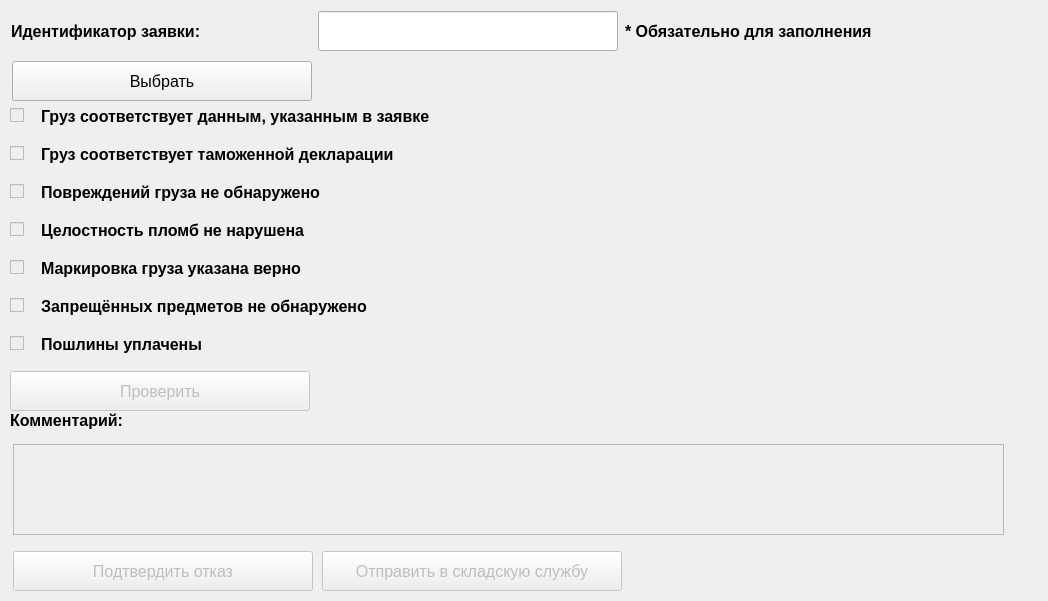
    <widget class="QWidget" name="tab_10">
     <attribute name="title">
      <string>Работа с заявкой</string>
     </attribute>
     <widget class="QWidget" name="horizontalLayoutWidget_8">
      <property name="geometry">
       <rect>
        <x>10</x>
        <y>370</y>
        <width>1009</width>
        <height>42</height>
       </rect>
      </property>
      <layout class="QHBoxLayout" name="horizontalLayout_42">
       <item>
        <widget class="QPushButton" name="bid_check_work_button">
         <property name="enabled">
          <bool>false</bool>
         </property>
         <property name="minimumSize">
          <size>
           <width>300</width>
           <height>40</height>
          </size>
         </property>
         <property name="maximumSize">
          <size>
           <width>300</width>
           <height>40</height>
          </size>
         </property>
         <property name="font">
          <font>
           <pointsize>12</pointsize>
          </font>
         </property>
         <property name="text">
          <string>Проверить</string>
         </property>
        </widget>
       </item>
       <item>
        <widget class="QLabel" name="bid_check_work_label">
         <property name="minimumSize">
          <size>
           <width>700</width>
           <height>40</height>
          </size>
         </property>
         <property name="font">
          <font>
           <pointsize>12</pointsize>
           <bold>true</bold>
          </font>
         </property>
         <property name="text">
          <string/>
         </property>
        </widget>
       </item>
      </layout>
     </widget>
     <widget class="QLabel" name="comment_work_label">
      <property name="geometry">
       <rect>
        <x>10</x>
        <y>400</y>
        <width>300</width>
        <height>40</height>
       </rect>
      </property>
      <property name="minimumSize">
       <size>
        <width>300</width>
        <height>40</height>
       </size>
      </property>
      <property name="maximumSize">
       <size>
        <width>300</width>
        <height>40</height>
       </size>
      </property>
      <property name="font">
       <font>
        <pointsize>12</pointsize>
        <bold>true</bold>
       </font>
      </property>
      <property name="text">
       <string>Комментарий:</string>
      </property>
     </widget>
     <widget class="QTextEdit" name="comment_work_edit">
      <property name="enabled">
       <bool>false</bool>
      </property>
      <property name="geometry">
       <rect>
        <x>13</x>
        <y>444</y>
        <width>991</width>
        <height>91</height>
       </rect>
      </property>
      <property name="font">
       <font>
        <pointsize>12</pointsize>
       </font>
      </property>
     </widget>
     <widget class="QWidget" name="horizontalLayoutWidget_17">
      <property name="geometry">
       <rect>
        <x>10</x>
        <y>550</y>
        <width>1016</width>
        <height>42</height>
       </rect>
      </property>
      <layout class="QHBoxLayout" name="horizontalLayout_43">
       <item>
        <widget class="QPushButton" name="refusal_work_button">
         <property name="enabled">
          <bool>false</bool>
         </property>
         <property name="minimumSize">
          <size>
           <width>300</width>
           <height>40</height>
          </size>
         </property>
         <property name="maximumSize">
          <size>
           <width>300</width>
           <height>40</height>
          </size>
         </property>
         <property name="font">
          <font>
           <pointsize>12</pointsize>
          </font>
         </property>
         <property name="text">
          <string>Подтвердить отказ</string>
         </property>
        </widget>
       </item>
       <item>
        <widget class="QPushButton" name="reception_work_button">
         <property name="enabled">
          <bool>false</bool>
         </property>
         <property name="minimumSize">
          <size>
           <width>300</width>
           <height>40</height>
          </size>
         </property>
         <property name="maximumSize">
          <size>
           <width>300</width>
           <height>40</height>
          </size>
         </property>
         <property name="font">
          <font>
           <pointsize>12</pointsize>
          </font>
         </property>
         <property name="text">
          <string>Отправить в складскую службу</string>
         </property>
        </widget>
       </item>
       <item>
        <widget class="QLabel" name="result_work_label">
         <property name="minimumSize">
          <size>
           <width>390</width>
           <height>40</height>
          </size>
         </property>
         <property name="maximumSize">
          <size>
           <width>390</width>
           <height>40</height>
          </size>
         </property>
         <property name="font">
          <font>
           <pointsize>12</pointsize>
           <bold>true</bold>
          </font>
         </property>
         <property name="text">
          <string/>
         </property>
        </widget>
       </item>
      </layout>
     </widget>
     <widget class="QWidget" name="layoutWidget_11">
      <property name="geometry">
       <rect>
        <x>10</x>
        <y>10</y>
        <width>966</width>
        <height>42</height>
       </rect>
      </property>
      <layout class="QHBoxLayout" name="horizontalLayout_225">
       <item>
        <widget class="QLabel" name="bid_id_work_label">
         <property name="sizePolicy">
          <sizepolicy hsizetype="Fixed" vsizetype="Fixed">
           <horstretch>0</horstretch>
           <verstretch>0</verstretch>
          </sizepolicy>
         </property>
         <property name="minimumSize">
          <size>
           <width>300</width>
           <height>40</height>
          </size>
         </property>
         <property name="maximumSize">
          <size>
           <width>300</width>
           <height>16777215</height>
          </size>
         </property>
         <property name="font">
          <font>
           <pointsize>12</pointsize>
           <bold>true</bold>
          </font>
         </property>
         <property name="text">
          <string>Идентификатор заявки:</string>
         </property>
        </widget>
       </item>
       <item>
        <widget class="QLineEdit" name="bid_id_work_edit">
         <property name="sizePolicy">
          <sizepolicy hsizetype="Fixed" vsizetype="Fixed">
           <horstretch>0</horstretch>
           <verstretch>0</verstretch>
          </sizepolicy>
         </property>
         <property name="minimumSize">
          <size>
           <width>300</width>
           <height>40</height>
          </size>
         </property>
         <property name="maximumSize">
          <size>
           <width>300</width>
           <height>16777215</height>
          </size>
         </property>
         <property name="font">
          <font>
           <pointsize>12</pointsize>
          </font>
         </property>
        </widget>
       </item>
       <item>
        <widget class="QLabel" name="bid_id_work_note_label">
         <property name="sizePolicy">
          <sizepolicy hsizetype="Fixed" vsizetype="Fixed">
           <horstretch>0</horstretch>
           <verstretch>0</verstretch>
          </sizepolicy>
         </property>
         <property name="minimumSize">
          <size>
           <width>350</width>
           <height>40</height>
          </size>
         </property>
         <property name="maximumSize">
          <size>
           <width>300</width>
           <height>16777215</height>
          </size>
         </property>
         <property name="font">
          <font>
           <pointsize>12</pointsize>
           <bold>true</bold>
          </font>
         </property>
         <property name="text">
          <string>* Обязательно для заполнения</string>
         </property>
        </widget>
       </item>
      </layout>
     </widget>
     <widget class="QWidget" name="layoutWidget_12">
      <property name="geometry">
       <rect>
        <x>10</x>
        <y>60</y>
        <width>1029</width>
        <height>42</height>
       </rect>
      </property>
      <layout class="QHBoxLayout" name="horizontalLayout_226">
       <item>
        <widget class="QPushButton" name="bid_choose_work_button">
         <property name="enabled">
          <bool>true</bool>
         </property>
         <property name="minimumSize">
          <size>
           <width>300</width>
           <height>40</height>
          </size>
         </property>
         <property name="maximumSize">
          <size>
           <width>300</width>
           <height>16777215</height>
          </size>
         </property>
         <property name="font">
          <font>
           <pointsize>12</pointsize>
          </font>
         </property>
         <property name="text">
          <string>Выбрать</string>
         </property>
        </widget>
       </item>
       <item>
        <widget class="QLabel" name="bid_choose_work_label">
         <property name="minimumSize">
          <size>
           <width>715</width>
           <height>40</height>
          </size>
         </property>
         <property name="maximumSize">
          <size>
           <width>700</width>
           <height>16777215</height>
          </size>
         </property>
         <property name="font">
          <font>
           <pointsize>12</pointsize>
           <bold>true</bold>
          </font>
         </property>
         <property name="text">
          <string/>
         </property>
        </widget>
       </item>
      </layout>
     </widget>
     <widget class="QWidget" name="layoutWidget">
      <property name="geometry">
       <rect>
        <x>10</x>
        <y>100</y>
        <width>532</width>
        <height>260</height>
       </rect>
      </property>
      <layout class="QVBoxLayout" name="verticalLayout">
       <item>
        <layout class="QHBoxLayout" name="horizontalLayout_7">
         <item>
          <widget class="QCheckBox" name="condition_1_check">
           <property name="enabled">
            <bool>false</bool>
           </property>
           <property name="minimumSize">
            <size>
             <width>25</width>
             <height>0</height>
            </size>
           </property>
           <property name="maximumSize">
            <size>
             <width>25</width>
             <height>16777215</height>
            </size>
           </property>
           <property name="font">
            <font>
             <pointsize>12</pointsize>
             <bold>true</bold>
            </font>
           </property>
           <property name="text">
            <string/>
           </property>
          </widget>
         </item>
         <item>
          <widget class="QLabel" name="condition_1_label">
           <property name="minimumSize">
            <size>
             <width>0</width>
             <height>0</height>
            </size>
           </property>
           <property name="maximumSize">
            <size>
             <width>16777215</width>
             <height>40</height>
            </size>
           </property>
           <property name="baseSize">
            <size>
             <width>0</width>
             <height>0</height>
            </size>
           </property>
           <property name="font">
            <font>
             <pointsize>12</pointsize>
             <bold>true</bold>
            </font>
           </property>
           <property name="text">
            <string>Груз соответствует данным, указанным в заявке</string>
           </property>
          </widget>
         </item>
        </layout>
       </item>
       <item>
        <layout class="QHBoxLayout" name="horizontalLayout_6">
         <item>
          <widget class="QCheckBox" name="condition_2_check">
           <property name="enabled">
            <bool>false</bool>
           </property>
           <property name="minimumSize">
            <size>
             <width>25</width>
             <height>0</height>
            </size>
           </property>
           <property name="maximumSize">
            <size>
             <width>25</width>
             <height>16777215</height>
            </size>
           </property>
           <property name="font">
            <font>
             <pointsize>12</pointsize>
             <bold>true</bold>
            </font>
           </property>
           <property name="text">
            <string/>
           </property>
          </widget>
         </item>
         <item>
          <widget class="QLabel" name="condition_2_label">
           <property name="font">
            <font>
             <pointsize>12</pointsize>
             <bold>true</bold>
            </font>
           </property>
           <property name="text">
            <string>Груз соответствует таможенной декларации</string>
           </property>
          </widget>
         </item>
        </layout>
       </item>
       <item>
        <layout class="QHBoxLayout" name="horizontalLayout_5">
         <item>
          <widget class="QCheckBox" name="condition_3_check">
           <property name="enabled">
            <bool>false</bool>
           </property>
           <property name="minimumSize">
            <size>
             <width>25</width>
             <height>0</height>
            </size>
           </property>
           <property name="maximumSize">
            <size>
             <width>25</width>
             <height>16777215</height>
            </size>
           </property>
           <property name="font">
            <font>
             <pointsize>12</pointsize>
             <bold>true</bold>
            </font>
           </property>
           <property name="text">
            <string/>
           </property>
          </widget>
         </item>
         <item>
          <widget class="QLabel" name="condition_3_label">
           <property name="font">
            <font>
             <pointsize>12</pointsize>
             <bold>true</bold>
            </font>
           </property>
           <property name="text">
            <string>Повреждений груза не обнаружено</string>
           </property>
          </widget>
         </item>
        </layout>
       </item>
       <item>
        <layout class="QHBoxLayout" name="horizontalLayout_4">
         <item>
          <widget class="QCheckBox" name="condition_4_check">
           <property name="enabled">
            <bool>false</bool>
           </property>
           <property name="minimumSize">
            <size>
             <width>25</width>
             <height>0</height>
            </size>
           </property>
           <property name="maximumSize">
            <size>
             <width>25</width>
             <height>16777215</height>
            </size>
           </property>
           <property name="font">
            <font>
             <pointsize>12</pointsize>
             <bold>true</bold>
            </font>
           </property>
           <property name="text">
            <string/>
           </property>
          </widget>
         </item>
         <item>
          <widget class="QLabel" name="condition_4_label">
           <property name="font">
            <font>
             <pointsize>12</pointsize>
             <bold>true</bold>
            </font>
           </property>
           <property name="text">
            <string>Целостность пломб не нарушена</string>
           </property>
          </widget>
         </item>
        </layout>
       </item>
       <item>
        <layout class="QHBoxLayout" name="horizontalLayout_3">
         <item>
          <widget class="QCheckBox" name="condition_5_check">
           <property name="enabled">
            <bool>false</bool>
           </property>
           <property name="minimumSize">
            <size>
             <width>25</width>
             <height>0</height>
            </size>
           </property>
           <property name="maximumSize">
            <size>
             <width>25</width>
             <height>16777215</height>
            </size>
           </property>
           <property name="font">
            <font>
             <pointsize>12</pointsize>
             <bold>true</bold>
            </font>
           </property>
           <property name="text">
            <string/>
           </property>
          </widget>
         </item>
         <item>
          <widget class="QLabel" name="condition_5_label">
           <property name="font">
            <font>
             <pointsize>12</pointsize>
             <bold>true</bold>
            </font>
           </property>
           <property name="text">
            <string>Маркировка груза указана верно</string>
           </property>
          </widget>
         </item>
        </layout>
       </item>
       <item>
        <layout class="QHBoxLayout" name="horizontalLayout_2">
         <item>
          <widget class="QCheckBox" name="condition_6_check">
           <property name="enabled">
            <bool>false</bool>
           </property>
           <property name="minimumSize">
            <size>
             <width>25</width>
             <height>0</height>
            </size>
           </property>
           <property name="maximumSize">
            <size>
             <width>25</width>
             <height>16777215</height>
            </size>
           </property>
           <property name="font">
            <font>
             <pointsize>12</pointsize>
             <bold>true</bold>
            </font>
           </property>
           <property name="text">
            <string/>
           </property>
          </widget>
         </item>
         <item>
          <widget class="QLabel" name="condition_6_label">
           <property name="font">
            <font>
             <pointsize>12</pointsize>
             <bold>true</bold>
            </font>
           </property>
           <property name="text">
            <string>Запрещённых предметов не обнаружено</string>
           </property>
          </widget>
         </item>
        </layout>
       </item>
       <item>
        <layout class="QHBoxLayout" name="horizontalLayout">
         <item>
          <widget class="QCheckBox" name="condition_7_check">
           <property name="enabled">
            <bool>false</bool>
           </property>
           <property name="minimumSize">
            <size>
             <width>25</width>
             <height>0</height>
            </size>
           </property>
           <property name="maximumSize">
            <size>
             <width>25</width>
             <height>16777215</height>
            </size>
           </property>
           <property name="font">
            <font>
             <pointsize>12</pointsize>
             <bold>true</bold>
            </font>
           </property>
           <property name="text">
            <string/>
           </property>
           <property name="iconSize">
            <size>
             <width>20</width>
             <height>20</height>
            </size>
           </property>
          </widget>
         </item>
         <item>
          <widget class="QLabel" name="condition_7_label">
           <property name="font">
            <font>
             <pointsize>12</pointsize>
             <bold>true</bold>
            </font>
           </property>
           <property name="text">
            <string>Пошлины уплачены</string>
           </property>
          </widget>
         </item>
        </layout>
       </item>
      </layout>
     </widget>
    </widget>
